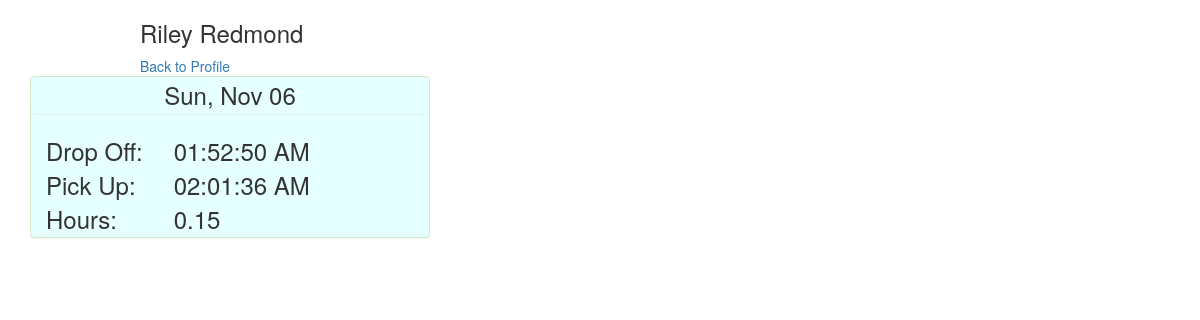
/child/4/5115 (signed in), run on an earlier commit of the app's database.
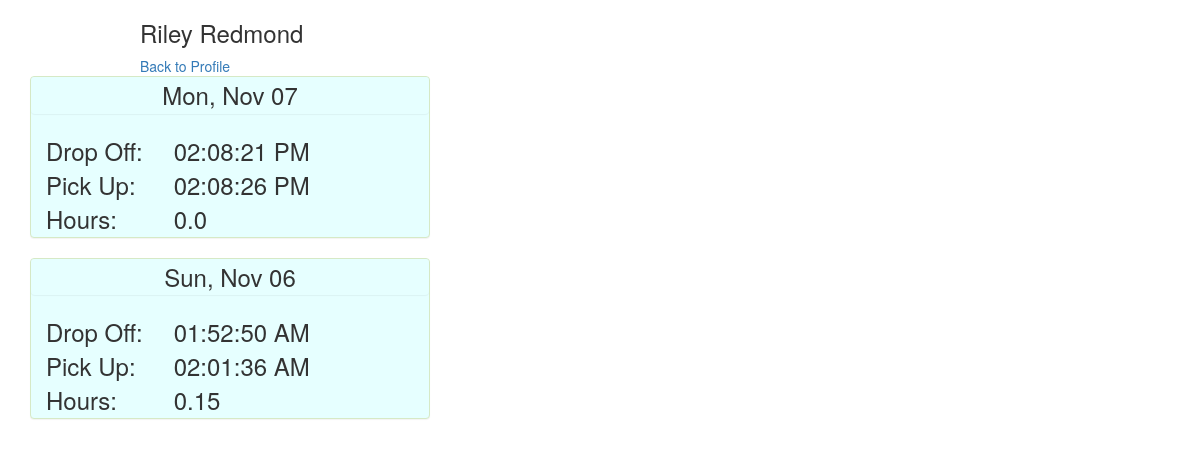
And on a later commit of the database.
### timer/models.py (models this page shows)
class Stay(models.Model):
    child = models.ForeignKey(Child)
    in_time = models.DateTimeField(auto_now_add=True)
    out_time = models.DateTimeField(auto_now=True)
    active = models.BooleanField(default=True)
    notes = models.TextField(null=True, blank=True)
    @property
    def time_dif(self):
        return self.out_time - self.in_time
    def day(self):
        return self.in_time.strftime('%a, %b %d')
    def str_in(self):
        return self.in_time.strftime('%r')
    def str_out(self):
        return self.out_time.strftime('%r')
    def str_dif(self):
        seconds = self.time_dif.total_seconds()
        hours = seconds/3600
        return round(hours, 2)

### timer/views.py (the view)
# urls.py: url(r'^child/(?P<pk>\d+)/(?P<sk>\d+)$', ChildDetailView.as_view(), name="child_detail_view"),
class ChildDetailView(DetailView):
    model = Child
    def get_context_data(self, **kwargs):
        context = super().get_context_data(**kwargs)
        child = Child.objects.get(id=self.kwargs['pk'])
        code = int(self.kwargs['sk'])
        if code != child.code:
            raise PermissionDenied
        stays = Stay.objects.filter(child=child.id)
        try:
            active = stays.get(active=True)
            if active:
                context['current'] = active
                context['active'] = True
        except ObjectDoesNotExist:
            context['active'] = False
        try:
            old = stays.filter(active=False).order_by('-in_time')
            context['old'] = old
        except ObjectDoesNotExist:
            pass
        return context

### timer/models.py (called while the page is built)
    def __str__(self):
        return self.first_name + " " + self.last_name

### templates/timer/child_detail.html (shortened to what this page needs)
{% extends 'base.html' %}
{% block content %}
  {% if request.user.is_authenticated %}
  <div class="moveright">
  <h3>{{ child }}</h3>
  <a href="{% url 'profile_view' %}">Back to Profile</a>
    </div>
{% for stay in old %}
<div class="container">
<div class="panel childdetail panel-success">
  <div class="panel panel-header">
{{ stay.day }}
  </div>
  <div class="row">
    <div class="col-md-4 bold">
      <div class="container">
      Drop Off: <br>
      Pick Up: <br>
      Hours: <br>
      </div>
    </div>
    <div class="col-md-8">
      {{ stay.str_in }}<br>
      {{ stay.str_out }}<br>
      {{ stay.str_dif }}<br>
    </div>
</div>
  </div>
</div>
{% endfor %}
{% endif %}
{% endblock %}

What changed in the data, as far as the page shows it:
added Stay: day "Mon, Nov 07", str_in "02:08:21 PM", str_out "02:08:26 PM", str_dif "0.0"
